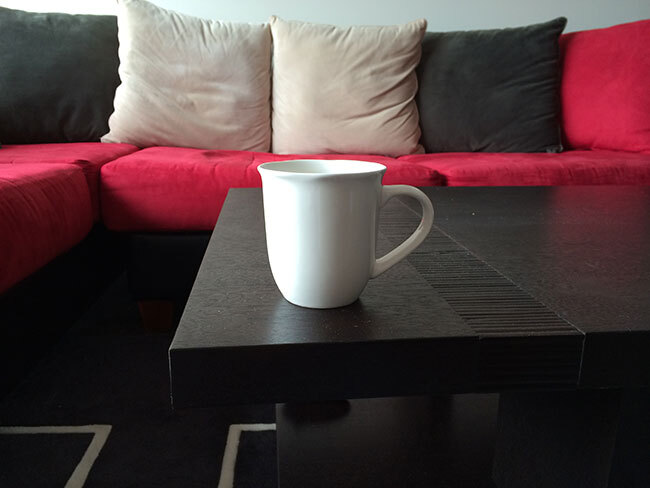
#> input picture assets/source_01.jpg, 650 x 488 px
$ python Morphological_operations2.py --image ../assets/source_01.jpg
#> lines starting #> are read from the running program, lines starting #| are printed output that depends on the picture
# import the necessary packages
import cv2, argparse
import numpy as np

# load the image and show it
ap = argparse.ArgumentParser()
ap.add_argument("-i", "--image",required=True, help = "Path to the image")
args = vars(ap.parse_args())
# load the image and show it
image = cv2.imread(args["image"])
#> image is the input picture: shape (488, 650, 3); mean B, G, R 64.3, 63.2, 82.3
gray = cv2.cvtColor(image,cv2.COLOR_BGR2GRAY)
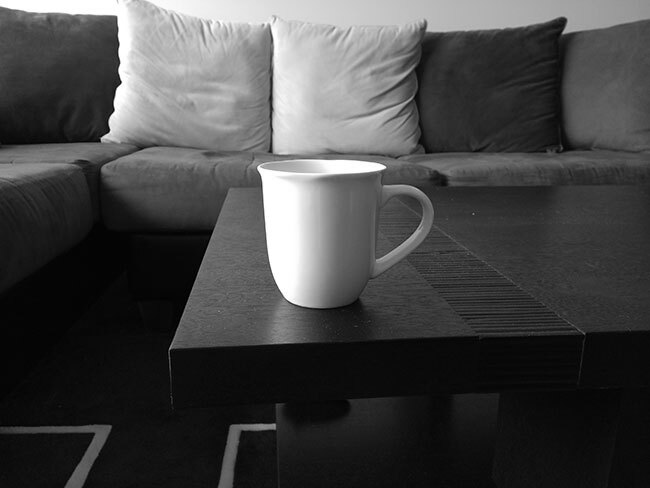
#> gray: shape (488, 650); min 0, max 255, mean 69.1
cv2.imshow("Original", image)

kernelSizes = [(3, 3), (5, 5), (7, 7)]
# loop over the kernels and apply an "opening" operation to the image
for kernelSize in kernelSizes:
    kernel = cv2.getStructuringElement(cv2.MORPH_RECT, kernelSize)
    opening = cv2.morphologyEx(gray, cv2.MORPH_OPEN, kernel)
    cv2.imshow("Opening: ({}, {})".format(kernelSize[0], kernelSize[1]), opening)
cv2.waitKey(0)

for kernelSize in kernelSizes:
    kernel = cv2.getStructuringElement(cv2.MORPH_RECT, kernelSize)
    closing = cv2.morphologyEx(gray, cv2.MORPH_CLOSE, kernel)
    cv2.imshow("Closing: ({}, {})".format(kernelSize[0], kernelSize[1]), closing)
#> this loop made 3 passes
#> kernel on pass 1: [[1, 1, 1], [1, 1, 1], [1, 1, 1]]
cv2.waitKey(0)

for kernelSize in kernelSizes:
    kernel = cv2.getStructuringElement(cv2.MORPH_RECT, kernelSize)
    gradient = cv2.morphologyEx(gray, cv2.MORPH_GRADIENT, kernel)
    cv2.imshow("Gradient: ({}, {})".format(kernelSize[0], kernelSize[1]), gradient)
#> this loop made 3 passes
#> pass 1, `gradient = cv2.morphologyEx(gray, cv2.MORPH_GRADIENT, kernel)`:
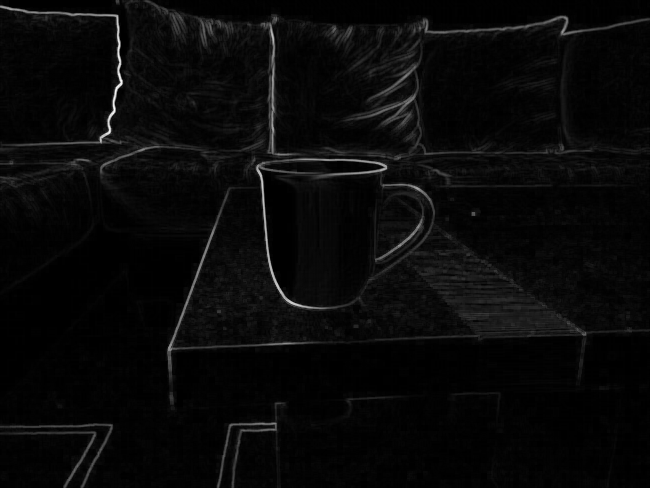
#> gradient: shape (488, 650); min 0, max 252, mean 8.8
#> pass 2, `gradient = cv2.morphologyEx(gray, cv2.MORPH_GRADIENT, kernel)`:
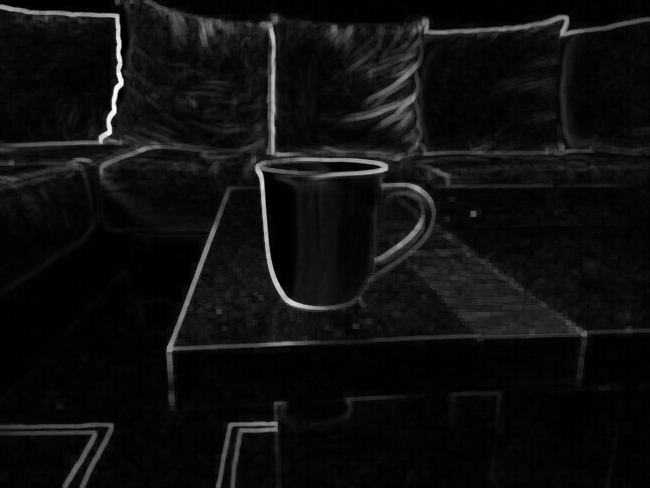
#> gradient: shape (488, 650); min 0, max 252, mean 15.1
#> pass 3, `gradient = cv2.morphologyEx(gray, cv2.MORPH_GRADIENT, kernel)`:
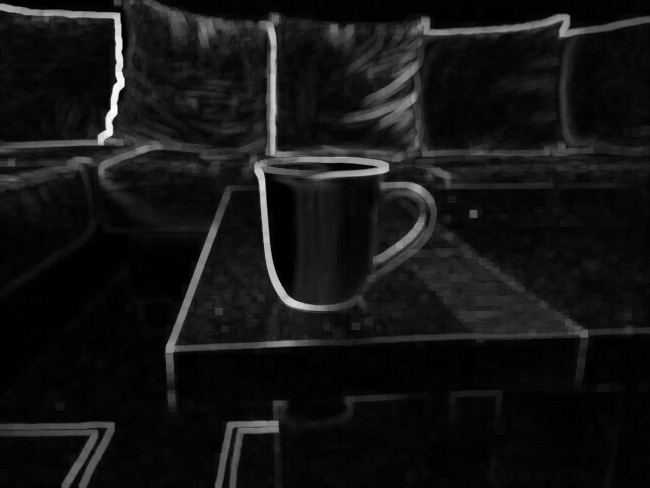
#> gradient: shape (488, 650); min 0, max 252, mean 20.4
cv2.waitKey(0)
rectKernel =cv2.getStructuringElement(cv2.MORPH_RECT, (40,5))
blackhat = cv2.morphologyEx(gray,
cv2.MORPH_BLACKHAT, rectKernel)
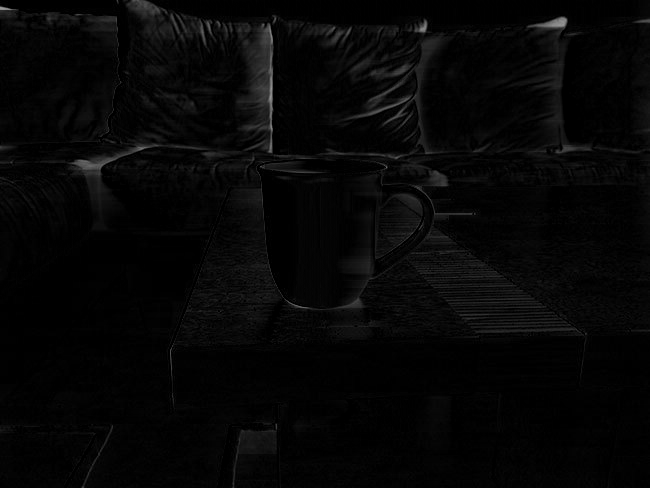
#> blackhat: shape (488, 650); min 0, max 153, mean 6.2
# similarly, a tophat (also called a "whitehat")operation will enable
# us to find light regions on a dark background
tophat = cv2.morphologyEx(gray,cv2.MORPH_TOPHAT, rectKernel)
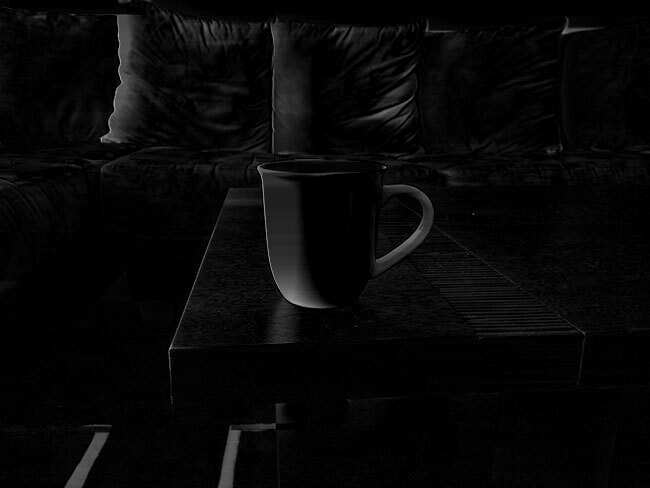
#> tophat: shape (488, 650); min 0, max 177, mean 7.4
# show the output images
cv2.imshow("Original", image)
cv2.imshow("Blackhat", blackhat)
cv2.imshow("Tophat", tophat)
cv2.waitKey(0)

$ run again, on assets/source_03.jpg
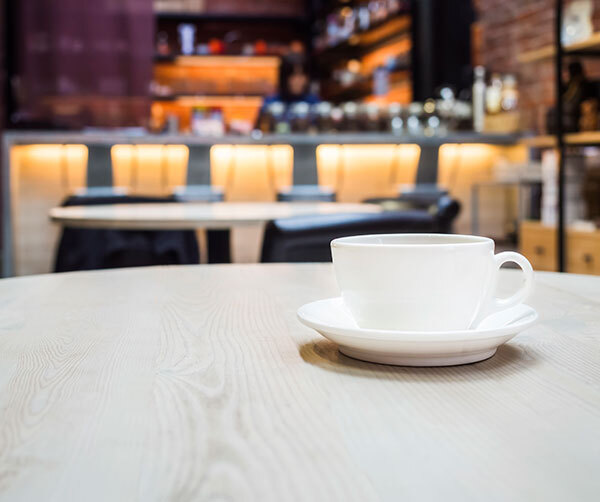
#> input picture assets/source_03.jpg, 600 x 502 px
#> image is the input picture: shape (502, 600, 3); mean B, G, R 146, 153.4, 166.8
#> `gray = cv2.cvtColor(image,cv2.COLOR_BGR2GRAY)`:
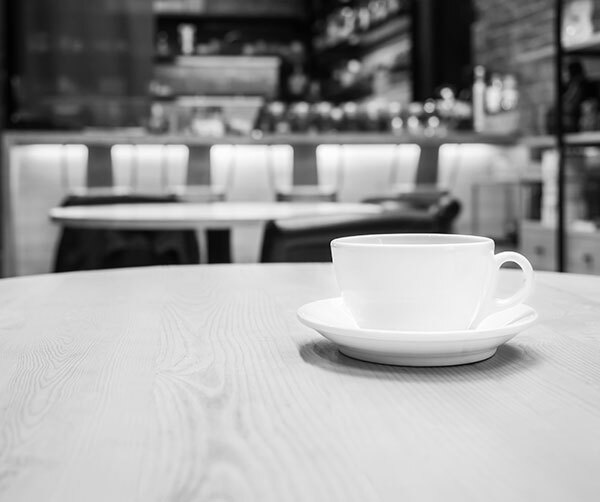
#> gray: shape (502, 600); min 1, max 255, mean 156.6
#> the loop `for kernelSize in kernelSizes:` made 3 passes
#> kernel on pass 1: [[1, 1, 1], [1, 1, 1], [1, 1, 1]]
#> `tophat = cv2.morphologyEx(gray,cv2.MORPH_TOPHAT, rectKernel)`:
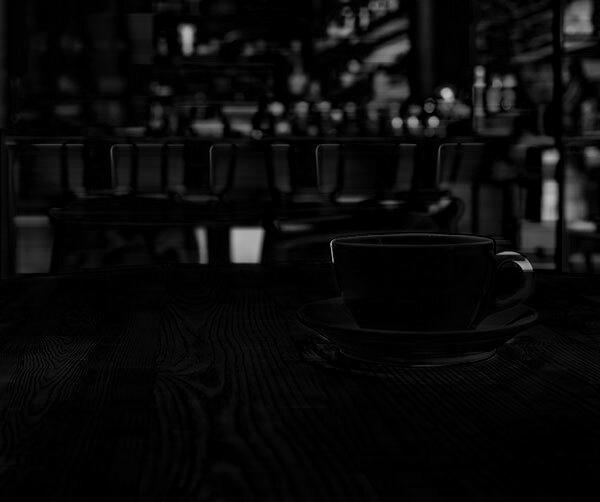
#> tophat: shape (502, 600); min 0, max 194, mean 10.6

$ run again, on assets/templete.jpg
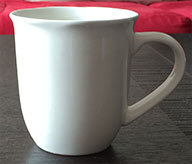
#> input picture assets/templete.jpg, 192 x 164 px
#> image is the input picture: shape (164, 192, 3); mean B, G, R 118.6, 119.9, 133.8
#> the loop `for kernelSize in kernelSizes:` made 3 passes
#> kernel on pass 1: [[1, 1, 1], [1, 1, 1], [1, 1, 1]]
#> `blackhat = cv2.morphologyEx(gray, cv2.MORPH_BLACKHAT, rectKernel)`:
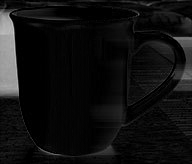
#> blackhat: shape (164, 192); min 0, max 203, mean 16.5
#> `tophat = cv2.morphologyEx(gray,cv2.MORPH_TOPHAT, rectKernel)`:
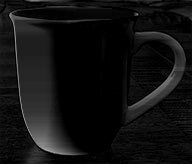
#> tophat: shape (164, 192); min 0, max 169, mean 17
